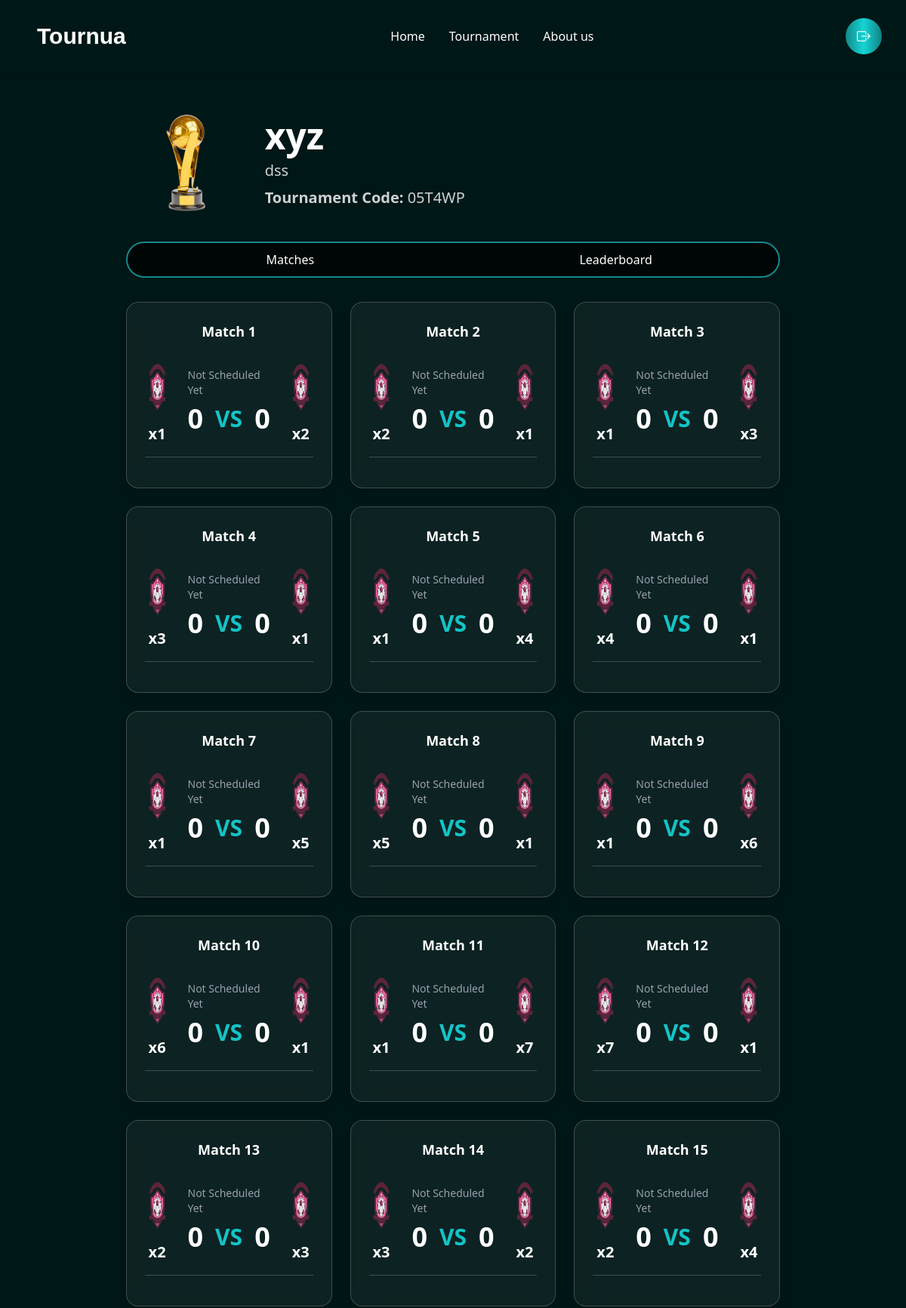
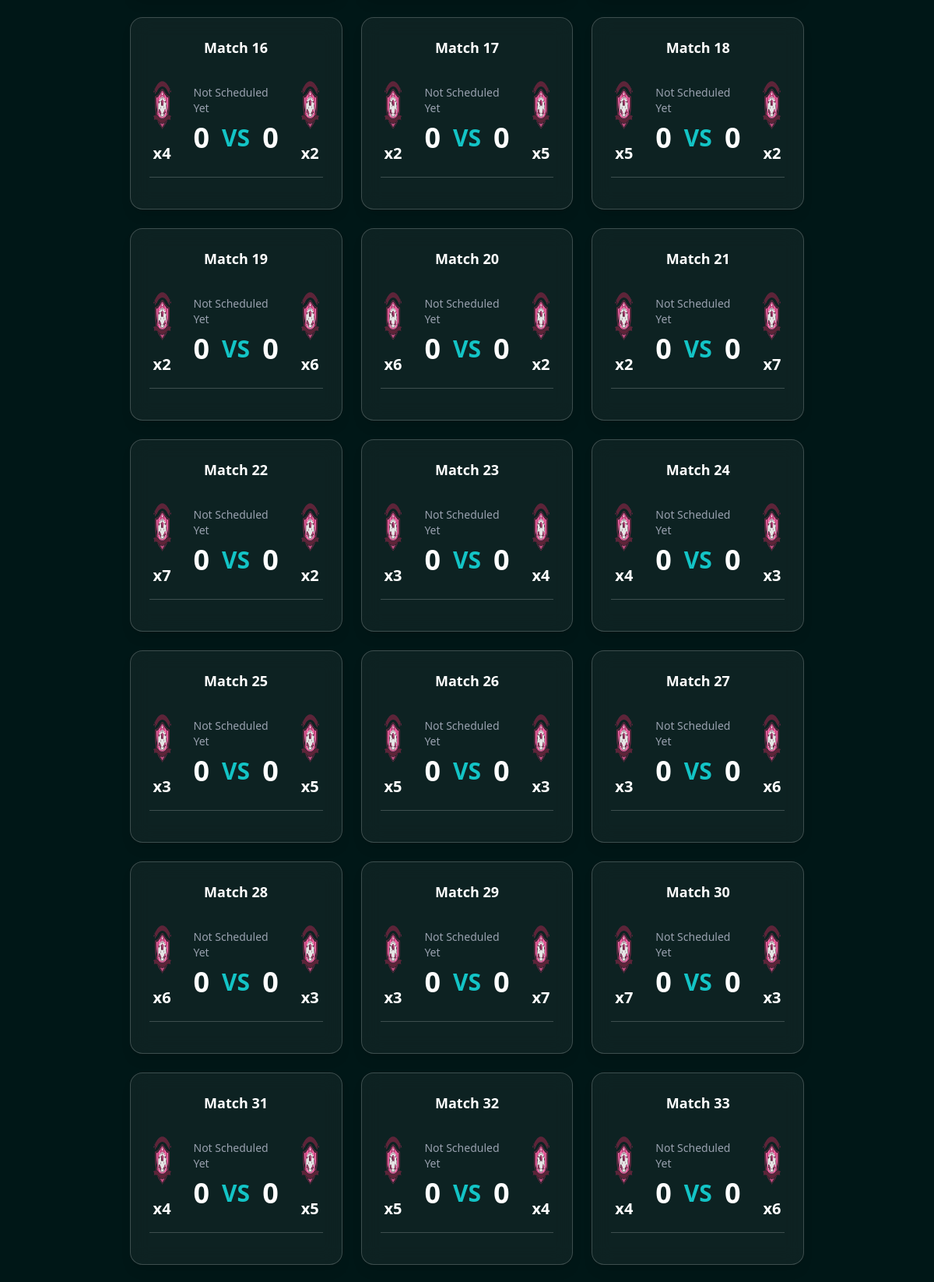
The page /Tournua/tournament/8 (upper part) on the database its author committed (2 pictures, top to bottom).
### tournua/models.py (models this page shows, shortened)
class Tournament(models.Model):
    user = models.ForeignKey(UserAccount, on_delete=models.CASCADE, related_name="tournaments")
    code = models.CharField(max_length=8, unique=True, editable=False)
    name = models.CharField(max_length=200)
    description = models.TextField(blank=True)
    trophy = models.ImageField(upload_to="trophies/", blank=True, null=True)
    tournament_type = models.CharField(max_length=50, choices=[("online", "Online"), ("offline", "Offline")])
    player_type = models.CharField(max_length=50, choices=[("single", "Single"), ("team", "Team")])
    format = models.CharField(max_length=50, choices=[("Knockout", "Knockout"), ("League", "League")])
    num_groups = models.IntegerField(default=2)
    teams_per_group = models.IntegerField(default=4)
    created_at = models.DateTimeField(auto_now_add=True)
    participants = models.ManyToManyField(UserAccount, related_name="joined_tournaments", blank=True)

class Match(models.Model):
    tournament = models.ForeignKey(Tournament, on_delete=models.CASCADE, related_name="matches")
    team1 = models.ForeignKey(Team, on_delete=models.CASCADE, related_name="team1_matches")
    team2 = models.ForeignKey(Team, on_delete=models.CASCADE, related_name="team2_matches")
    match_date = models.DateTimeField(blank=True, null=True)  # optional
    team1_score = models.IntegerField(default=0)
    team2_score = models.IntegerField(default=0)
    played = models.BooleanField(default=False)
    created_at = models.DateTimeField(auto_now_add=True)

class Team(models.Model):
    tournament = models.ForeignKey(Tournament, on_delete=models.CASCADE, related_name="teams")
    name = models.CharField(max_length=200)
    logo = models.ImageField(upload_to="team_logos/", blank=True, null=True)

### tournua/views.py (the view)
# urls.py: path("tournament/<int:tournament_id>", views.tournament_view, name="viewTournament"),
def tournament_view(request, tournament_id):
    user = None
    user_id = request.session.get("user_id")
    if user_id:
        try:
            user = UserAccount.objects.get(id=user_id)
        except UserAccount.DoesNotExist:
            user = None
    tournament = get_object_or_404(Tournament, id=tournament_id)
    matches = Match.objects.filter(tournament=tournament).select_related('team1', 'team2').order_by('created_at')
    is_creator = user and tournament.user == user
    context = {
        'tournament': tournament,
        'matches': matches,
        'user': user,
        'is_creator': is_creator
    }
    return render(request, 'view.html', context)

### template/view.html (shortened to what this page needs)
{% load static %}
<!DOCTYPE html>
<html lang="en">
<head>
<link href="https://cdn.jsdelivr.net/npm/daisyui@5" rel="stylesheet" type="text/css" />
<script src="https://cdn.jsdelivr.net/npm/@tailwindcss/browser@4"></script>
<link rel="stylesheet" href="https://cdn.jsdelivr.net/npm/bootstrap-icons@1.13.1/font/bootstrap-icons.min.css">
<link rel="stylesheet" href="{% static 'css/style.css' %}">
</head>
<body class="bg-[#001717]">
<header>
  <div class="navbar shadow-sm px-4 py-4 lg:px-8 lg:py-6 flex justify-between items-center">
    <a class="btn btn-ghost text-2xl lg:text-3xl text-white font-cs-gelios">Tournua</a>
    <div class="hidden lg:flex gap-8 text-white font-medium">
      <a href="#">Home</a>
      <a href="#">Tournament</a>
      <a href="#">About us</a>
    </div>
    <a href="{% url 'logout' %}" class="relative inline-flex items-center justify-center w-10 h-10 lg:w-12 lg:h-12 text-white bg-black rounded-full">
      <span class="absolute inset-0 rounded-full p-[2px] bg-gradient-to-r from-[#13898B] via-[#14D5D4] via-[#0C6083] to-[#118285]"></span>
      <span class="relative z-10 flex items-center justify-center w-full h-full rounded-full">
        <i class="bi bi-box-arrow-right text-lg"></i>
      </span>
    </a>
  </div>
</header>
<main class="flex flex-col items-center px-4 py-10 gap-10 lg:px-20">
  <div class="mx-auto h-auto w-10/12  bg-cover bg-center">
    <div class="flex flex-col sm:flex-row sm:items-center gap-4 sm:gap-6">
      <img src="{% static 'trophies/Trophy1.png' %}" alt="Trophy" class="w-24 sm:w-32 lg:w-40 object-contain mx-auto sm:mx-0">
      <div class="text-white text-center sm:text-left space-y-2">
        <p class="text-3xl sm:text-4xl lg:text-5xl font-semibold">{{ tournament.name }}</p>
        <p class="text-lg sm:text-xl text-white/80">{{ tournament.description }}</p>
        <p class="text-lg sm:text-xl text-white/80"><b>Tournament Code:</b> {{ tournament.code }}</p>
      </div>
    </div>
    <div class="w-full flex rounded-3xl border-2 border-[#13898B] overflow-hidden text-white bg-black/70 backdrop-blur-md mt-6">
      <button class="w-1/2 py-2.5 font-medium text-center transition-all duration-200 hover:bg-[#13898B]/30 focus:bg-[#13898B] focus:text-white">
        Matches
      </button>
      <a href="{% url 'leaderboard' tournament.id %}" class="w-1/2 py-2.5 font-medium text-center transition-all duration-200 hover:bg-[#13898B]/30 focus:bg-[#13898B] focus:text-white">
        Leaderboard
      </a>
    </div>
    <div class="grid grid-cols-1 sm:grid-cols-2 lg:grid-cols-3 gap-6 mt-8">
      {% for match in matches %}
      <div class="bg-white/5 backdrop-blur-md rounded-2xl border border-white/20 p-6 hover:scale-[1.02] hover:bg-white/20 transition duration-300 shadow-lg hover:border-[#13898B]">
        <p class="text-white text-center text-lg font-semibold mb-5">
          Match {{ forloop.counter }}
        </p>
        <div class="flex flex-col sm:flex-row items-center justify-between gap-4 sm:gap-6 w-full">
          <div class="flex flex-col items-center justify-center space-y-2">
            <img src="{% static 'trophies/Logo1.png' %}" alt="Team 1 Logo" class="w-16 h-16 sm:w-20 sm:h-20">
            <div class="flex items-center justify-center">
              <p class="text-lg sm:text-xl text-white font-semibold text-center">{{ match.team1.name }}</p>
            </div>
          </div>
          <div class="flex flex-col items-center gap-2 text-white">
            {% if match.played %}
              <p class="text-sm text-green-400 font-medium uppercase tracking-wide">Played</p>
            {% elif match.match_date %}
              <p class="text-sm text-yellow-300 font-medium">{{ match.match_date|date:"M d, Y h:i A" }}</p>
            {% else %}
              <p class="text-sm text-gray-400 font-medium">Not Scheduled Yet</p>
            {% endif %}
            <div class="flex items-center gap-4 text-3xl sm:text-4xl font-bold">
              <span>{{ match.team1_score|default_if_none:"-" }}</span>
              <span class="text-[#13C4C6] text-2xl sm:text-3xl">VS</span>
              <span>{{ match.team2_score|default_if_none:"-" }}</span>
            </div>
          </div>
          <div class="flex flex-col items-center justify-center space-y-2">
            <img src="{% static 'trophies/Logo1.png' %}" alt="Team 2 Logo" class="w-16 h-16 sm:w-20 sm:h-20">
            <div class="flex items-center justify-center">
              <p class="text-lg sm:text-xl text-white font-semibold text-center">{{ match.team2.name }}</p>
            </div>
          </div>
        </div>
        <hr class="my-4 border-white/20">
      </div>
      {% endfor %}
    </div>
  </div>
</main>
</body>
</html>

### static/css/style.css (style rules this page uses)
.font-cs-gelios { font-family: "CS Gelios", sans-serif; }

### rows shown on the page
Tournament: name "xyz", description "dss", code "05T4WP"
Match: team1.name "x1", played "Not Scheduled Yet", team1_score "0", team2_score "0", team2.name "x2"
Match: team1.name "x2", played "Not Scheduled Yet", team1_score "0", team2_score "0", team2.name "x1"
Match: team1.name "x1", played "Not Scheduled Yet", team1_score "0", team2_score "0", team2.name "x3"
Match: team1.name "x3", played "Not Scheduled Yet", team1_score "0", team2_score "0", team2.name "x1"
Match: team1.name "x1", played "Not Scheduled Yet", team1_score "0", team2_score "0", team2.name "x4"
Match: team1.name "x4", played "Not Scheduled Yet", team1_score "0", team2_score "0", team2.name "x1"
Match: team1.name "x1", played "Not Scheduled Yet", team1_score "0", team2_score "0", team2.name "x5"
Match: team1.name "x5", played "Not Scheduled Yet", team1_score "0", team2_score "0", team2.name "x1"
Match: team1.name "x1", played "Not Scheduled Yet", team1_score "0", team2_score "0", team2.name "x6"
Match: team1.name "x6", played "Not Scheduled Yet", team1_score "0", team2_score "0", team2.name "x1"
Match: team1.name "x1", played "Not Scheduled Yet", team1_score "0", team2_score "0", team2.name "x7"
Match: team1.name "x7", played "Not Scheduled Yet", team1_score "0", team2_score "0", team2.name "x1"
Match: team1.name "x2", played "Not Scheduled Yet", team1_score "0", team2_score "0", team2.name "x3"
Match: team1.name "x3", played "Not Scheduled Yet", team1_score "0", team2_score "0", team2.name "x2"
Match: team1.name "x2", played "Not Scheduled Yet", team1_score "0", team2_score "0", team2.name "x4"
Match: team1.name "x4", played "Not Scheduled Yet", team1_score "0", team2_score "0", team2.name "x2"
Match: team1.name "x2", played "Not Scheduled Yet", team1_score "0", team2_score "0", team2.name "x5"
Match: team1.name "x5", played "Not Scheduled Yet", team1_score "0", team2_score "0", team2.name "x2"
Match: team1.name "x2", played "Not Scheduled Yet", team1_score "0", team2_score "0", team2.name "x6"
Match: team1.name "x6", played "Not Scheduled Yet", team1_score "0", team2_score "0", team2.name "x2"
Match: team1.name "x2", played "Not Scheduled Yet", team1_score "0", team2_score "0", team2.name "x7"
Match: team1.name "x7", played "Not Scheduled Yet", team1_score "0", team2_score "0", team2.name "x2"
Match: team1.name "x3", played "Not Scheduled Yet", team1_score "0", team2_score "0", team2.name "x4"
Match: team1.name "x4", played "Not Scheduled Yet", team1_score "0", team2_score "0", team2.name "x3"
Match: team1.name "x3", played "Not Scheduled Yet", team1_score "0", team2_score "0", team2.name "x5"
Match: team1.name "x5", played "Not Scheduled Yet", team1_score "0", team2_score "0", team2.name "x3"
Match: team1.name "x3", played "Not Scheduled Yet", team1_score "0", team2_score "0", team2.name "x6"
Match: team1.name "x6", played "Not Scheduled Yet", team1_score "0", team2_score "0", team2.name "x3"
Match: team1.name "x3", played "Not Scheduled Yet", team1_score "0", team2_score "0", team2.name "x7"
Match: team1.name "x7", played "Not Scheduled Yet", team1_score "0", team2_score "0", team2.name "x3"
Match: team1.name "x4", played "Not Scheduled Yet", team1_score "0", team2_score "0", team2.name "x5"
Match: team1.name "x5", played "Not Scheduled Yet", team1_score "0", team2_score "0", team2.name "x4"
Match: team1.name "x4", played "Not Scheduled Yet", team1_score "0", team2_score "0", team2.name "x6"
